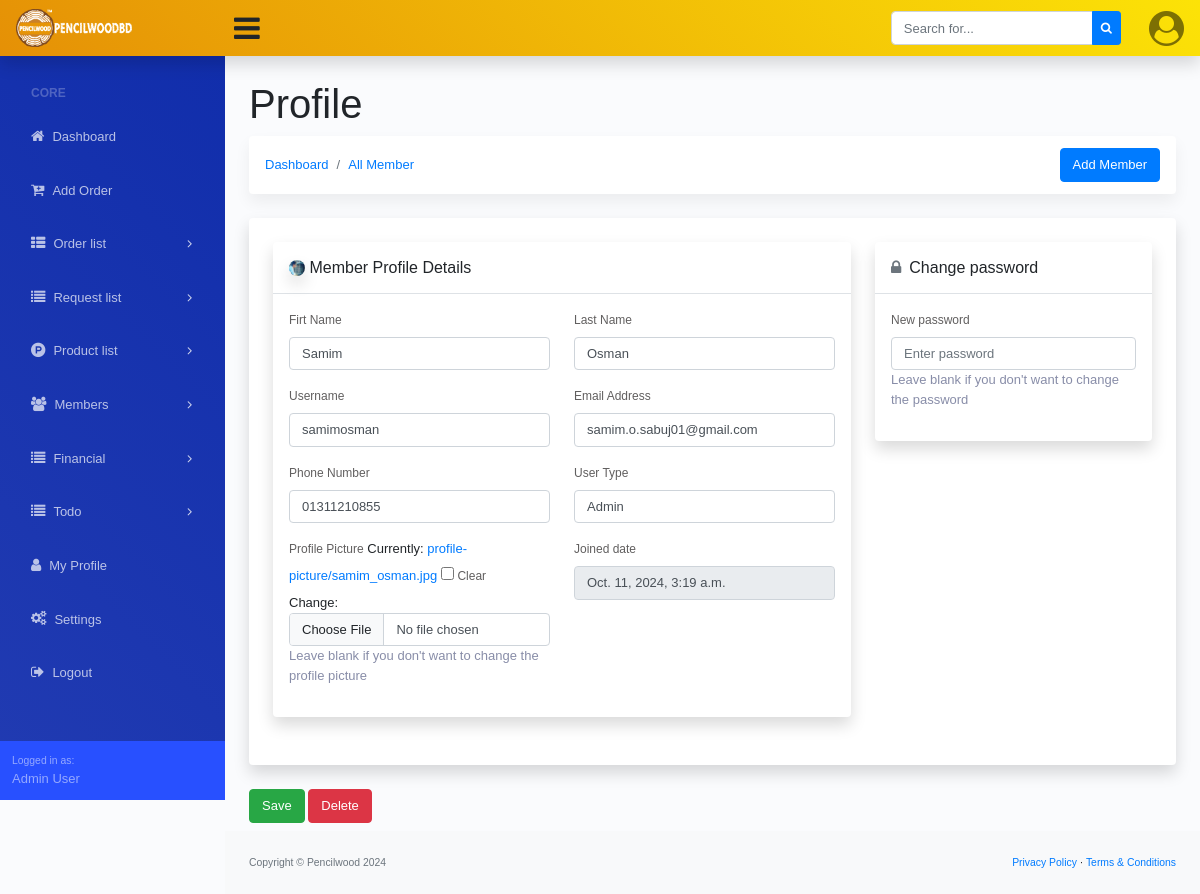
Before: /member/2/ (signed in) with the older database file.
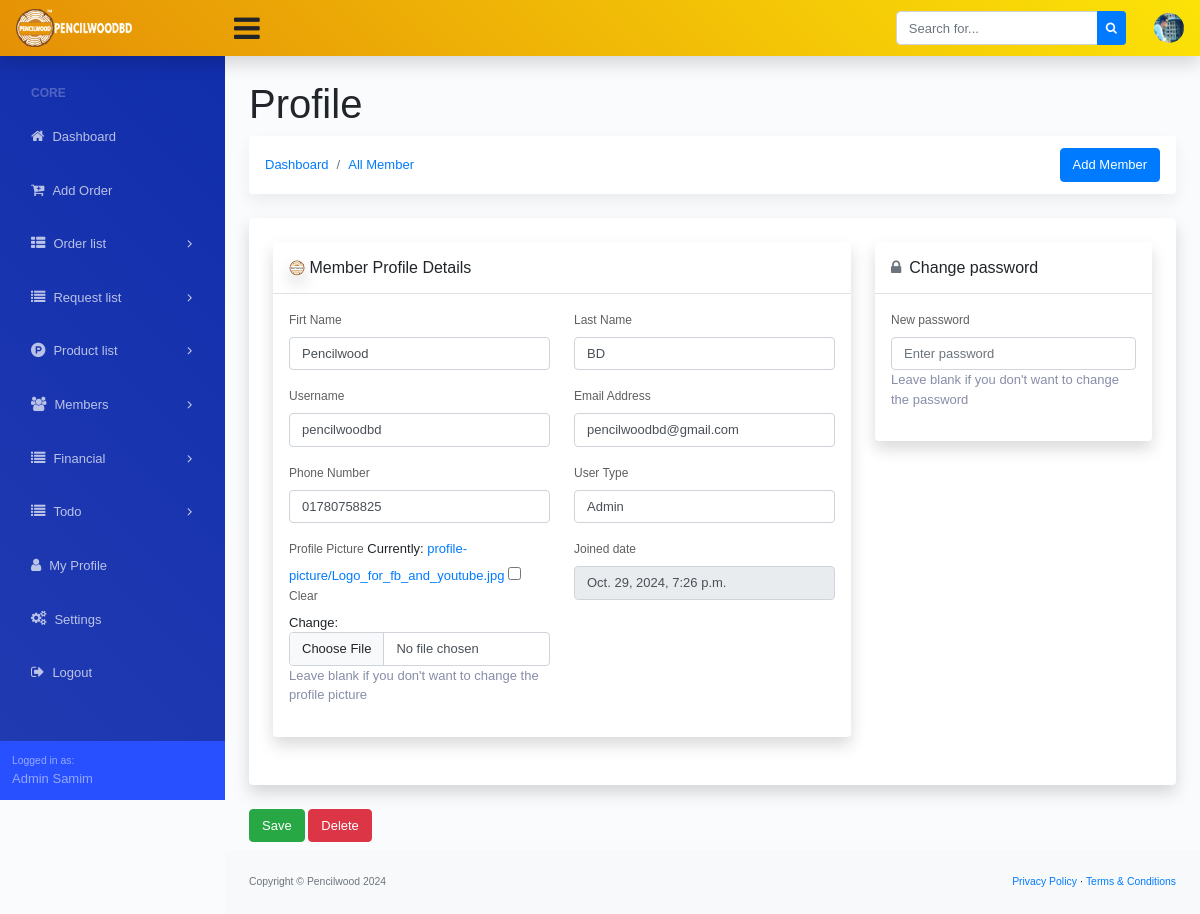
After: the same page with the newer database file.
### account/models.py (models this page shows, shortened)
class Custom_User(AbstractUser):
    USER_TYPE = (
        ('Admin', 'Admin'),
        ('Staff', 'Staff'),
    )
    user_type = models.CharField(max_length=20, choices=USER_TYPE, blank=True, null=True)
    email = models.EmailField(("email address"), blank=True, unique=True)
    phone_number = models.CharField(max_length=14, blank=True, null=True)
    profile_picture = models.ImageField(upload_to='profile-picture/', blank=True, null=True)
    USERNAME_FIELD = "email"
    REQUIRED_FIELDS = ["username"]

### account/views.py (the view, shortened to what this page needs)
# urls.py: path('member/<int:id>/', MemberUpdateView.as_view(), name='member_view'),
class MemberUpdateView(LoginRequiredMixin, UpdateView):
    model = Custom_User
    form_class = UserProfileForm
    template_name = 'account/member_view.html'
    def get_object(self, queryset=None):
        return get_object_or_404(Custom_User, id=self.kwargs['id'])

### dashboard/context_processor.py (called while the page is built)
def website_settings(request):
    website_setting = Site_Settings.objects.all().first()
    return {'website_setting': website_setting}

### templates/account/member_view.html (shortened to what the changed rows need)
{% extends '../base.html' %}
{% block dashboard_body %}
<main>
   <div class="container-fluid">
      <h1 class="mt-4">{{member.first_name}} {{member.last_name}} Profile</h1>
      <form method="POST" enctype="multipart/form-data">
         <div class="row">
            <div class="col-xl-12">
               <div class="card mb-4 order-list">
                  <div class="gold-members p-4">
                     <div class="row">
                        <div class="col-md-8 add_top_30">
                           <div class="card mb-4 order-list">
                              <div class="gold-members">
                                 <div class="box_general padding_bottom">
                                    <div class="header_box version_2 border-bottom p-3">
                                       <h6 class="m-0">
                                          {% if object.profile_picture %}
                                          <img src="{{object.profile_picture.url}}" alt="profile-picture" style="width: 16px; height: auto; border-radius: 100%;">
                                          {% else %}
                                          <i class="fa fa-user-circle text-muted mr-2"></i>
                                          {% endif %}
                                          Member Profile Details
                                       </h6>
                                    </div>
                                    <div class="p-3">
                                       <div class="row">
                                          <div class="col-md-6">
                                             <div class="form-group">
                                                <label>Firt Name</label>
                                                {{form.first_name}}
                                             </div>
                                          </div>
                                          <div class="col-md-6">
                                             <div class="form-group">
                                                <label>Last Name</label>
                                                {{form.last_name}}
                                             </div>
                                          </div>
                                       </div>
                                       <div class="row">
                                          <div class="col-md-6">
                                             <div class="form-group">
                                                <label>Username</label>
                                                {{form.username}}
                                             </div>
                                          </div>
                                          <div class="col-md-6">
                                             <div class="form-group">
                                                <label>Email Address</label>
                                                {{form.email}}
                                             </div>
                                          </div>
                                       </div>
                                       <div class="row">
                                          <div class="col-md-6">
                                             <div class="form-group">
                                                <label>Phone Number</label>
                                                {{form.phone_number}}
                                             </div>
                                          </div>
                                          <div class="col-md-6">
                                             <div class="form-group">
                                                <label>User Type</label>
                                                {{form.user_type}}
                                             </div>
                                          </div>
                                       </div>
                                       <div class="row">
                                          <div class="col-md-6">
                                             <div class="form-group">
                                                <label>Profile Picture</label>
                                                {{form.profile_picture}}
                                                <p>{{form.profile_picture.help_text}}</p>
                                             </div>
                                          </div>
                                          <div class="col-md-6">
                                             <div class="form-group">
                                                <label>Joined date</label>
                                                <input type="text" class="form-control" value="{{object.date_joined}}" readonly disabled>
                                             </div>
                                          </div>
                                       </div>
                                    </div>
                                 </div>
                              </div>
                           </div>
                        </div>
                        <div class="col-md-4">
                           <div class="card mb-4 order-list">
                              <div class="gold-members">
                                 <div class="box_general padding_bottom">
                                    <div class="p-3">
                                       <div class="form-group">
                                          <label>New password</label>
                                          {{form.password}}
                                          <p>{{form.password.help_text}}</p>
                                       </div>
                                    </div>
                                 </div>
                              </div>
                           </div>
                        </div>
                     </div>
                  </div>
               </div>
            </div>
         </div>
      </form>
   </div>
</main>
{% endblock dashboard_body %}

### templates/navbar.html (shortened to what this page needs)
{% load static %}
<nav class="sb-topnav navbar navbar-expand navbar-light shadow-sm bg-warning">
    <a class="navbar-brand" href="{% url 'dashboard' %}">
        <img alt="logo" src="
        {% if website_setting.logo %}
        {{website_setting.logo.url}}
        {% endif %}
        " width="60%">
    </a>
    <button class="btn btn-link btn-sm order-1 order-lg-0" id="sidebarToggle" href="#"
        style="font-size: 30px !important;"><i class="fa fa-bars"></i></button>
    <form class="d-none d-md-inline-block form-inline ml-auto mr-0 mr-md-3 my-2 my-md-0">
        <div class="input-group">
            <input class="form-control" type="text" placeholder="Search for..." aria-label="Search"
                aria-describedby="basic-addon2" />
            <div class="input-group-append">
                <button class="btn btn-primary btn-sm" type="button"><i class="fa fa-search"></i></button>
            </div>
        </div>
    </form>
    <ul class="navbar-nav ml-auto ml-md-0">
        <li class="nav-item dropdown no-arrow ml-1 osahan-profile-dropdown">
            <a class="nav-link dropdown-toggle pr-0" href="#" role="button" data-toggle="dropdown" aria-haspopup="true"
                aria-expanded="false">
                {% if request.user.profile_picture %}
                <img class="img-profile rounded-circle" src="{{request.user.profile_picture.url}}">
                {% else %}
                <i class="fa fa-user-circle" style="font-size: 35px;"></i>
                {% endif %}
            </a>
        </li>
    </ul>
</nav>

### templates/side_navbar.html (shortened to what this page needs)
{% url 'dashboard' as admin_dashboard_url %}
<nav class="sb-sidenav accordion sb-sidenav-dark" id="sidenavAccordion">
    <div class="sb-sidenav-menu">
        <div class="nav">
            <div class="sb-sidenav-menu-heading">Core</div>
            <a class="nav-link Active" href="{{admin_dashboard_url}}">
                <div class="sb-nav-link-icon"><i class="fa fa-home"></i></div>
                Dashboard
            </a>
            <a class="nav-link Active" href="{% url 'add_new_order' %}">
                <div class="sb-nav-link-icon"><i class="fa fa-cart-plus"></i></div>
                Add Order
            </a>
            <a class="nav-link collapsed" href="#" data-toggle="collapse" data-target="#collapseOrder"
                aria-expanded="false" aria-controls="collapseOrder">
                <div class="sb-nav-link-icon"><i class="fa fa-th-list"></i></div>
                Order list
                <div class="sb-sidenav-collapse-arrow"><i class="fa fa-angle-down"></i></div>
            </a>
            <a class="nav-link collapsed" href="#" data-toggle="collapse" data-target="#collapseRequest"
                aria-expanded="false" aria-controls="collapseRequest">
                <div class="sb-nav-link-icon"><i class="fa fa-list"></i></div>
                Request list
                <div class="sb-sidenav-collapse-arrow"><i class="fa fa-angle-down"></i></div>
            </a>
            <a class="nav-link collapsed" href="#" data-toggle="collapse" data-target="#collapseProduct"
                aria-expanded="false" aria-controls="collapseProduct">
                <div class="sb-nav-link-icon"><i class="fa fa-product-hunt"></i></div>
                Product list
                <div class="sb-sidenav-collapse-arrow"><i class="fa fa-angle-down"></i></div>
            </a>
            {% if request.user.user_type == 'Admin' %}
            <a class="nav-link collapsed" href="#" data-toggle="collapse" data-target="#collapseMembers"
                aria-expanded="false" aria-controls="collapseMembers">
                <div class="sb-nav-link-icon"><i class="fa fa-users"></i></div>
                Members
                <div class="sb-sidenav-collapse-arrow"><i class="fa fa-angle-down"></i></div>
            </a>
            {% endif %}
            <a class="nav-link collapsed" href="#" data-toggle="collapse" data-target="#collapseFinancial"
                aria-expanded="false" aria-controls="collapseRequest">
                <div class="sb-nav-link-icon"><i class="fa fa-list"></i></div>
                Financial
                <div class="sb-sidenav-collapse-arrow"><i class="fa fa-angle-down"></i></div>
            </a>
            <a class="nav-link collapsed" href="#" data-toggle="collapse" data-target="#collapseTodo"
                aria-expanded="false" aria-controls="collapseRequest">
                <div class="sb-nav-link-icon"><i class="fa fa-list"></i></div>
                Todo
                <div class="sb-sidenav-collapse-arrow"><i class="fa fa-angle-down"></i></div>
            </a>
            <a class="nav-link Active" href="{% url 'my_profile' %}">
                <div class="sb-nav-link-icon"><i class="fa fa-user"></i></div>
                My Profile
            </a>
            {% if request.user.user_type == 'Admin' %}
            <a class="nav-link Active" href="{% url 'settings' %}">
                <div class="sb-nav-link-icon"><i class="fa fa-gears"></i></div>
                Settings
            </a>
            {% endif %}
            <a class="nav-link" href="{% url 'logout' %}">
                <div class="sb-nav-link-icon"><i class="fa fa-sign-out"></i></div>
                Logout
            </a>
        </div>
    </div>
    <div class="sb-sidenav-footer">
        <div class="small">Logged in as:</div>
        {{request.user.first_name}} {{request.user.last_name}}
    </div>
</nav>

Changed rows visible on the page:
changed Custom_User: user.profile_picture: picture added; user.last_name "User" → "Samim"
changed Custom_User: profile_picture: a different picture; first_name "Samim" → "Pencilwood"; last_name "Osman" → "BD"; username "samimosman" → "pencilwoodbd"; email "samim.o.sabuj01@gmail.com" → "pencilwoodbd@gmail.com"; phone_number "01311210855" → "01780758825"; date_joined "Oct. 11, 2024, 3:19 a.m." → "Oct. 29, 2024, 7:26 p.m."
Other visible differences:
text no longer shown: "Currently: profile-picture/samim_osman.jpg Clear Change:"
text now shown: "Currently: profile-picture/Logo_for_fb_and_youtube.jpg Clear Change:"
